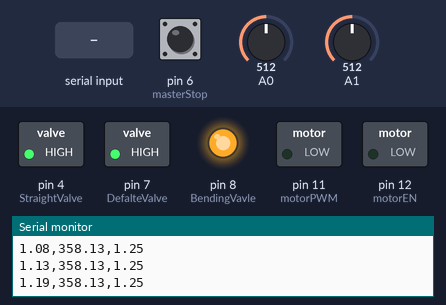
A sketch run on a simulated Arduino Uno, built with avr-gcc and run on an emulated ATmega328P. Parts: switched loads named in the sketch (green lamp = pin HIGH), output pins drawn as LEDs (lit = HIGH), the last lines printed to the serial monitor. The inputs (shaded band) are chosen by the test bench; at power-on: pin 6 (masterStop) HIGH, A0 = 512, A1 = 512.

Above: at 1.2 s.
1.3 s: "A" received over Serial
At 2.4 s:
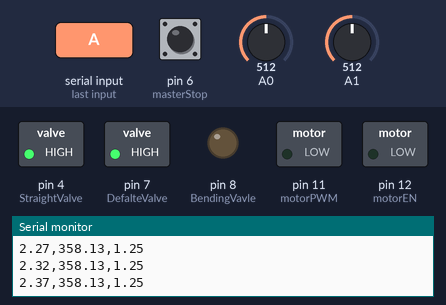
2.8 s: "C" received over Serial
At 3.4 s:
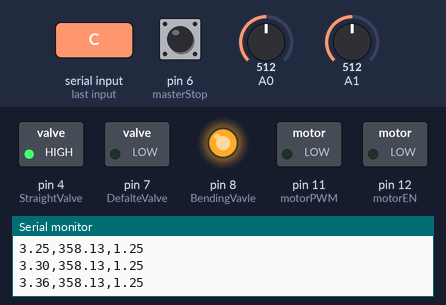
4.3 s: "E" received over Serial
At 5.5 s:
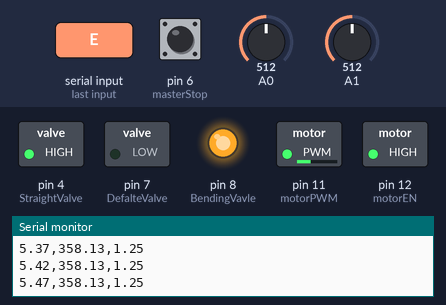
5.8 s: pin 6 (masterStop) pulled LOW for 0.15 s
At 6.8 s:
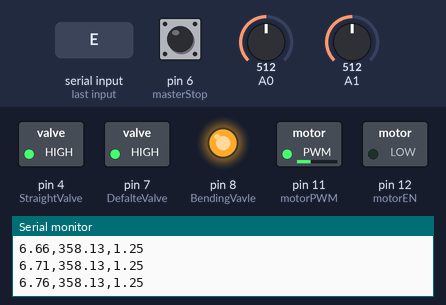
7.4 s: "F" received over Serial
At 8.0 s:
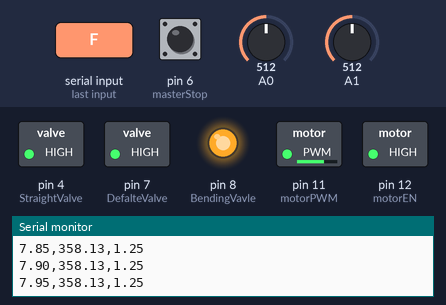
8.9 s: pin 6 (masterStop) pulled LOW for 1 s
At 10.3 s:
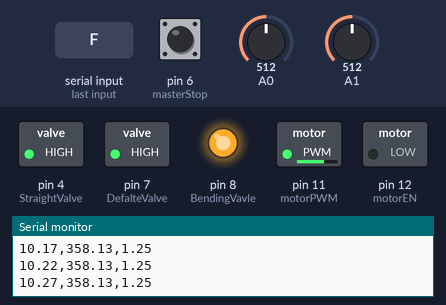
Timing chart, 0 to 11.9 s (numbered marks = the images above; inputs shaded):
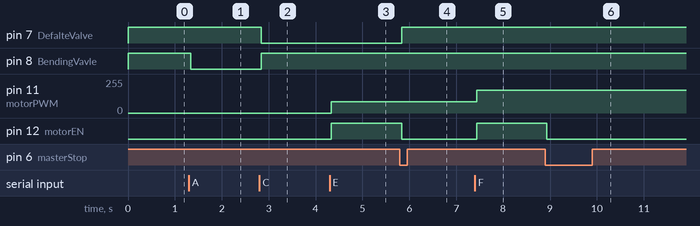

Measured:
- after the input at 1.3 s, pin 8 (BendingVavle): HIGH → LOW at once
- after the input at 2.8 s, pin 7 (DefalteValve): HIGH → LOW at once; pin 8 (BendingVavle): LOW → HIGH at once
- after the input at 4.3 s, pin 11 (motorPWM): 0/255 → 85/255 at once; pin 12 (motorEN): LOW → HIGH at once
- after the input at 5.8 s, pin 7 (DefalteValve): LOW → HIGH at once; pin 12 (motorEN): HIGH → LOW at once
- after the input at 7.4 s, pin 11 (motorPWM): 85/255 → 170/255 at once; pin 12 (motorEN): LOW → HIGH at once
- after the input at 8.9 s, pin 12 (motorEN): HIGH → LOW at once

The sketch:

SoftActuatorHardware.ino
```cpp
//#include <Arduino.h>

//Define Hardware PINS

#define BendingVavle 8
#define StraightValve 4
#define DefalteValve 7

#define motorPWM 11
#define motorEN 12

#define masterStop 6
//
//Global Init
int count = 0;

int fsrPin = 1;     // the FSR and 10K pulldown are connected to a0
int fsrReading;     // the analog reading from the FSR resistor divider
int fsrVoltage;     // the analog reading converted to voltage
float fsrResistance;  // The voltage converted to resistance
float fsrConductance;
float fsrForce;       // Finally, the resistance converted to
void setup()
{
  // put your setup code here, to run once:
  Serial.begin(9600);
  pinMode(masterStop, INPUT_PULLUP);
  pinMode(BendingVavle, OUTPUT);
  pinMode(StraightValve, OUTPUT);
  pinMode(DefalteValve, OUTPUT);
  pinMode(motorPWM,OUTPUT);
  pinMode(motorEN,OUTPUT);
  // Initially Solenoid turned off.
  digitalWrite(BendingVavle, HIGH);
  digitalWrite(StraightValve, HIGH);
  digitalWrite(DefalteValve, HIGH);
}
// Serial Data transfer.
void TX(float pressure,float fsrForce, unsigned long times)
{
  Serial.print(times / 1000.0, 2);
  Serial.print(',');
  Serial.print(pressure);
  Serial.print(',');
  Serial.print(fsrForce);
  Serial.println(' ');
}

// Bending Valve Realy Switch Function
void BendingValveSW(int flag)
{
  digitalWrite(DefalteValve,HIGH);
  digitalWrite(BendingVavle, flag);
}

// Deflate Valve Realy Switch Function
void DeflateValveSW(int flag)
{
  digitalWrite(motorEN,LOW);
  digitalWrite(BendingVavle,HIGH);
  digitalWrite(DefalteValve, flag);
}

// l298n Motor speed control Function
void MotorControls(int level)
{
  digitalWrite(motorEN,HIGH);
  switch (level)
  {
  case 1:
    analogWrite(motorPWM, 85); // Slow Speed.
    break;
  case 2:
    analogWrite(motorPWM, 170); // Medium Speed.
    break;
  case 3:
    analogWrite(motorPWM, 255); // High Speed.
    break;
  default:
    analogWrite(motorPWM, 170); // Medium Speed Default Case.
    break;
  }
}

void loop()
{


  // Keep in mind the pull-up means the pushbutton's logic is inverted. It goes
  // HIGH when it's open, and LOW when it's pressed.
  if (digitalRead(masterStop) == 0)
  {
    DeflateValveSW(1);
    //Implement motor control.
  }
  unsigned long times = millis();
  float rawValue = analogRead(A0);
  float voltage = rawValue * (5.0/1023.0);
  float pressure = (voltage-0.04*5.0)/(5.0*0.0012858);
  fsrReading = analogRead(A1);
  // analog voltage reading ranges from about 0 to 1023 which maps to 0V to 5V (= 5000mV)
  fsrVoltage = map(fsrReading, 0, 1023, 0, 5000);
  // put your main code here, to run repeatedly:
  fsrResistance = 5000 - fsrVoltage;     // fsrVoltage is in millivolts so 5V = 5000mV
  fsrResistance *= 10000;                // 10K resistor
  fsrResistance /= fsrVoltage;
  fsrConductance = 1000000;           // we measure in micromhos so
  fsrConductance /= fsrResistance;


    // Use the two FSR guide graphs to approximate the force
    if (fsrConductance <= 1000) {
      fsrForce = fsrConductance / 80;
      //Serial.print("Force in Newtons: ");
    } else {
      fsrForce = fsrConductance - 1000;
      fsrForce /= 30;
      //Serial.print("Force in Newtons: ");
    }
  TX(pressure,fsrForce,times);
  delay(50);

  if (Serial.available() > 0)
  {
    int inByte = Serial.read();
    switch (inByte)
    {
    case 'A':
      BendingValveSW(0); // If Serial reads 'A' execute this case.
      break;
    case 'B':
      BendingValveSW(1); // If Serial reads 'B' execute this case.
      break;
    case 'C':
      DeflateValveSW(0); // If Serial reads 'C' execute this case.
      break;
    case 'D':
      DeflateValveSW(1);
      break;
    case 'E':
      MotorControls(1);
      break;
    case 'F':
      MotorControls(2);
      break;
    case 'G':
      MotorControls(3);
      break;
    }
  }
}
```
